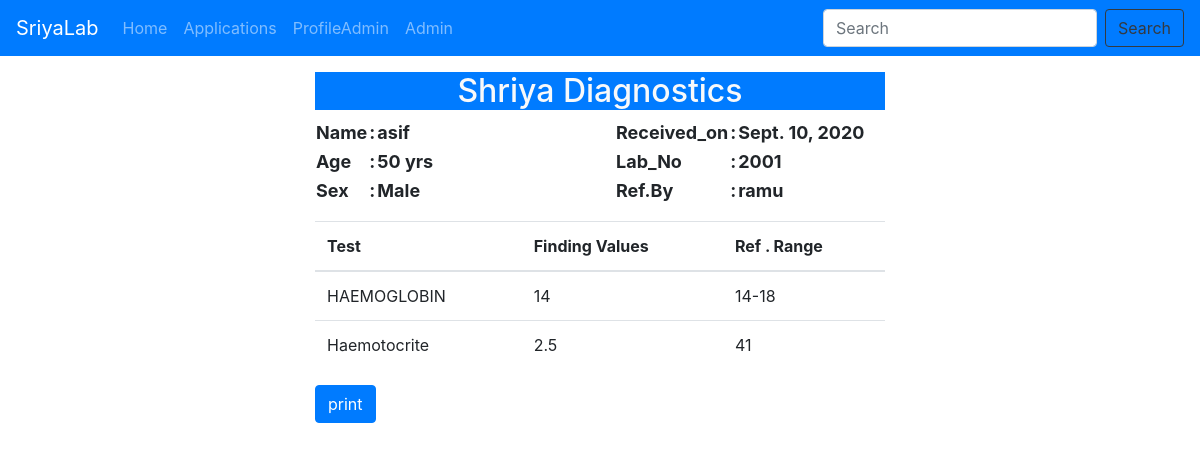
Screenshot of /viewPage/2001 with the database file from the repository.
### lab/models.py (models this page shows, shortened)
class Application(models.Model):
    sno = models.AutoField(primary_key=True)
    lab_no = models.IntegerField()
    name = models.CharField(max_length=80)
    age = models.IntegerField(default = 0)
    sex = models.CharField(max_length=10)
    recieved_on = models.DateField(auto_now=True)
    ref_by = models.CharField(max_length=50,default = "Dr.Self")
    cost = models.IntegerField(default=0)
    checked = models.BooleanField(default = False)

class Record(models.Model):
    lab_no = models.IntegerField()
    application = models.ForeignKey(Application,on_delete=models.CASCADE)
    test = models.CharField(max_length=70)
    finding = models.CharField(default="",max_length=30)
    ref = models.CharField(default="",max_length=30)
    note = models.CharField(default="",max_length=100)
    device = models.CharField(default="",max_length=200)
    price = models.IntegerField(default = 0)

### lab/views.py (the view)
# urls.py: path('viewPage/<slug>',views.viewPage,name="viewPage"),
def viewPage(request,slug):
    application = Application.objects.get(lab_no = slug)
    records = Record.objects.filter(lab_no = slug)
    params = {
        'application':application,
        'records':records,
    }
    return render(request,'lab/viewPage.html',params)

### templates/lab/viewPage.html (shortened to what this page needs)
{% extends 'base.html' %}
{% block body %}
<div class="container w-50 my-3">
    <h2 class="text-center bg-primary text-light">Shriya Diagnostics</h2>
    <div id="content">
        <div class="row">
            <div class="col-sm-6">
                <table class="font-weight-bold" style="font-size:18px;">
                    <tbody>
                        <tr>
                            <td>Name</td>
                            <td>:</td>
                            <td>{{application.name}}</td>
                        </tr>
                        <tr>
                            <td>Age</td>
                            <td>:</td>
                            <td>{{application.age}} yrs</td>
                        </tr>
                        <tr>
                            <td>Sex</td>
                            <td>:</td>
                            <td>{{application.sex}}</td>
                        </tr>
                    </tbody>
                </table>
            </div>
            <div class="col-sm-6">
                <table class="font-weight-bold" style="font-size:18px;">
                    <tbody>
                        <tr>
                            <td>Received_on</td>
                            <td>:</td>
                            <td>{{application.recieved_on}}</td>
                        </tr>
                        <tr>
                            <td>Lab_No</td>
                            <td>:</td>
                            <td>{{application.lab_no}}</td>
                        </tr>
                        <tr>
                            <td>Ref.By</td>
                            <td>:</td>
                            <td>{{application.ref_by}}</td>
                        </tr>
                    </tbody>
                </table>
            </div>
        </div>
        <table class="table my-3">
            <thead>
                <tr>
                    <th scope="col">Test</th>
                    <th scope="col">Finding Values</th>
                    <th scope="col">Ref . Range</th>
                </tr>
            </thead>
            <tbody>
                {% for record in records %}
                <tr>
                    <td>{{record.test}}</td>
                    <td>{{record.finding}}</td>
                    <td>{{record.ref}}</td>
                </tr>
                {% endfor %}
            </tbody>
        </table>
    </div>
    <button class="btn btn-primary" onclick="printme()">print</button>
</div>
{% endblock body %}

### rows the page displays
Application: name "asif", age "50", sex "Male", recieved_on "Sept. 10, 2020", lab_no "2001", ref_by "ramu"
Record: test "HAEMOGLOBIN", finding "14", ref "14-18"
Record: test "Haemotocrite", finding "2.5", ref "41"
